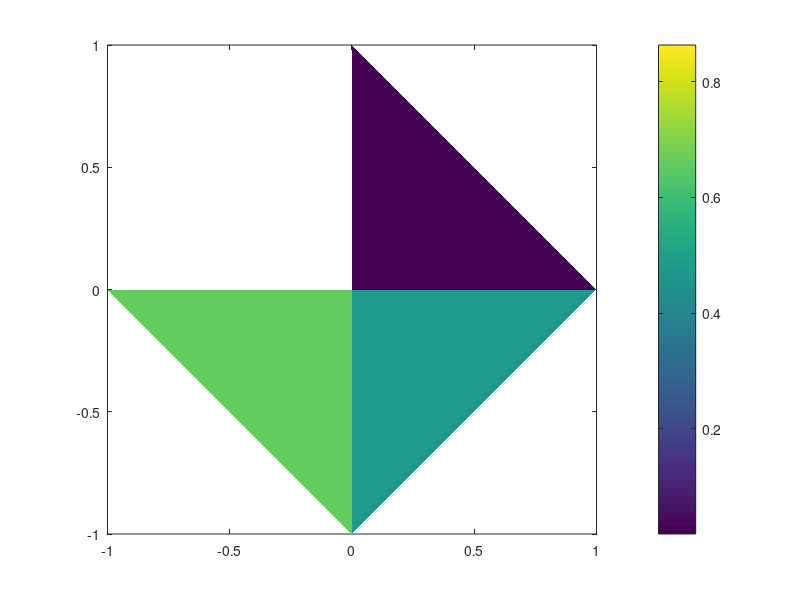

This figure's MATLAB source:
a=rand(2,4);
rsize=2;
r=(0:rsize-1)*1;  
   rotaz=0:90:360;
   for j=1:rsize
   for k=1:4
   x(j,k)=r(j)*sin(rotaz(k)*pi/180);
   y(j,k)=r(j)*cos(rotaz(k)*pi/180);
   end
   end
   
   figure(1);
   pcolor(x,y,a);
   shading flat
   axis square;
   colorbar
